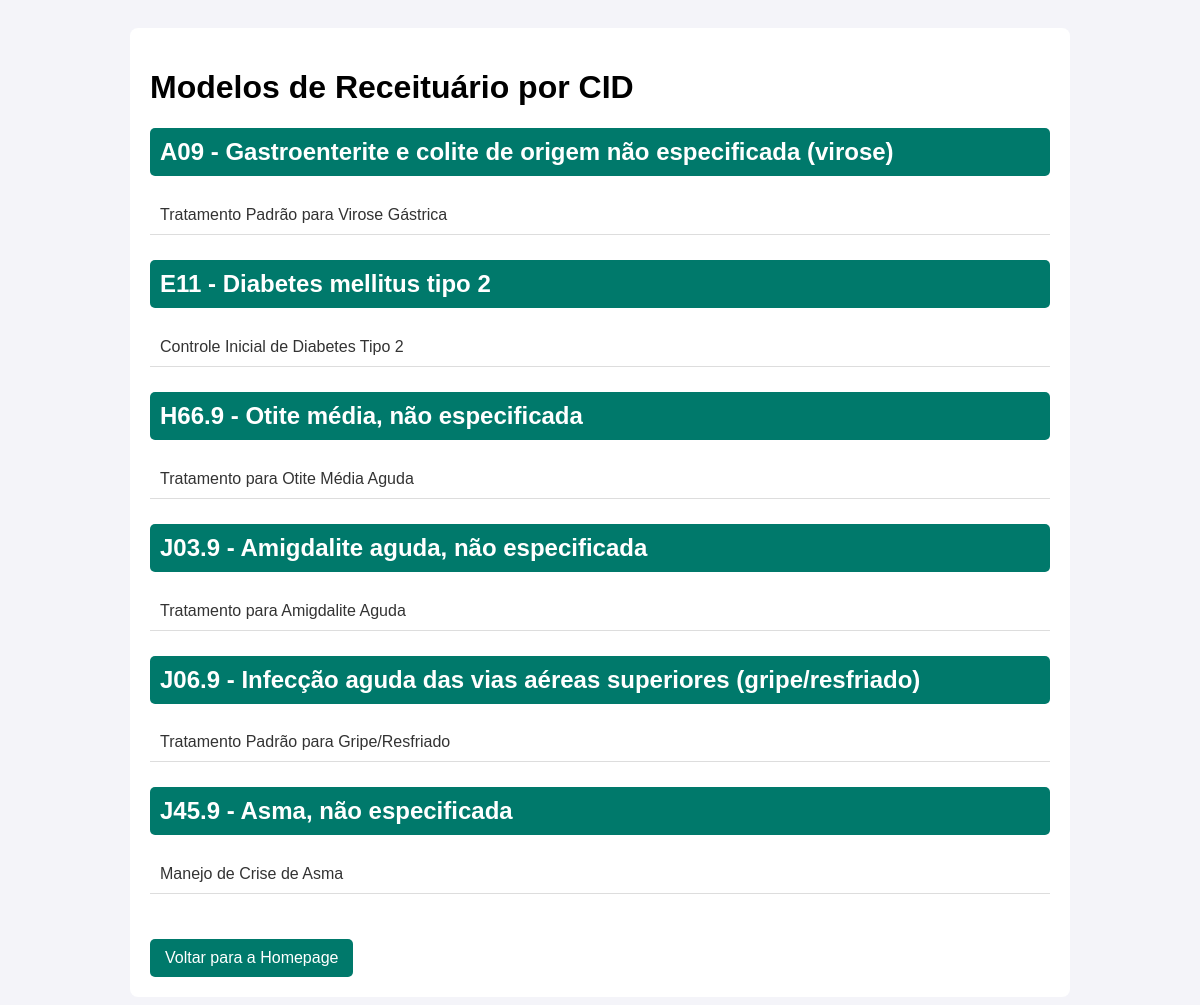
/aplicacao/receitas/ (signed in), run on the app's committed database.
### aplicacao/models.py (models this page shows, shortened)
class CID(models.Model):
    codigo = models.CharField(max_length=10, unique=True, help_text="Ex: J06.9")
    descricao = models.CharField(max_length=255, help_text="Ex: Infecção aguda das vias aéreas superiores")

class ReceitaTemplate(models.Model):
    cid = models.ForeignKey(CID, on_delete=models.CASCADE, related_name="templates")
    titulo = models.CharField(max_length=200, help_text="Ex: Tratamento para Virose Comum")
    medicamentos = models.TextField(help_text="Liste os medicamentos e suas dosagens. Ex: Dipirona 500mg - 1 comp a cada 6h por 3 dias.")
    orientacoes_gerais = models.TextField(help_text="Ex: Manter repouso, beber bastante líquido.")

### aplicacao/views.py (the view)
# urls.py: path('receitas/', views.acessar_receitas, name='acessar_receitas'),
@login_required
def acessar_receitas(request):
    cids_com_templates = CID.objects.prefetch_related('templates').filter(templates__isnull=False).distinct()
    return render(request, 'aplicacao/acessar_receitas.html', {'cids_com_templates': cids_com_templates})

### templates/aplicacao/acessar_receitas.html (shortened to what this page needs)
<!DOCTYPE html>
<html lang="pt-br">
<head>
</head>
<body>
    <div class="container">
        <h1>Modelos de Receituário por CID</h1>
        {% for cid in cids_com_templates %}
            <div class="cid-group">
                <h2 class="cid-header">{{ cid.codigo }} - {{ cid.descricao }}</h2>
                {% for template in cid.templates.all %}
                    <a href="{% url 'detalhe_receita' template.id %}" class="template-link">{{ template.titulo }}</a>
                {% endfor %}
            </div>
        {% empty %}
            <p>Nenhum modelo de receituário encontrado. Adicione alguns no painel de administração.</p>
        {% endfor %}
        <a href="{% url 'homepage' %}" class="btn-voltar">Voltar para a Homepage</a>
    </div>
</body>
</html>

### templates/aplicacao/acessar_receitas.html (style rules this page uses)
body { font-family: sans-serif; background-color: #f4f4f9; padding: 20px; }
.container { max-width: 900px; margin: auto; background: #fff; padding: 20px; border-radius: 8px; }
.cid-group { margin-bottom: 25px; }
.cid-header { background-color: #00796b; color: white; padding: 10px; border-radius: 5px; }
.template-link { display: block; padding: 10px; border-bottom: 1px solid #ddd; text-decoration: none; color: #333; }
a.btn-voltar { display: inline-block; margin-top: 20px; padding: 10px 15px; background: #00796b; color: white; text-decoration: none; border-radius: 5px; }

### data on the page
CID: codigo "A09", descricao "Gastroenterite e colite de origem não especificada (virose)"
ReceitaTemplate: titulo "Tratamento Padrão para Virose Gástrica"
CID: codigo "E11", descricao "Diabetes mellitus tipo 2"
ReceitaTemplate: titulo "Controle Inicial de Diabetes Tipo 2"
CID: codigo "H66.9", descricao "Otite média, não especificada"
ReceitaTemplate: titulo "Tratamento para Otite Média Aguda"
CID: codigo "J03.9", descricao "Amigdalite aguda, não especificada"
ReceitaTemplate: titulo "Tratamento para Amigdalite Aguda"
CID: codigo "J06.9", descricao "Infecção aguda das vias aéreas superiores (gripe/resfriado)"
ReceitaTemplate: titulo "Tratamento Padrão para Gripe/Resfriado"
CID: codigo "J45.9", descricao "Asma, não especificada"
ReceitaTemplate: titulo "Manejo de Crise de Asma"
